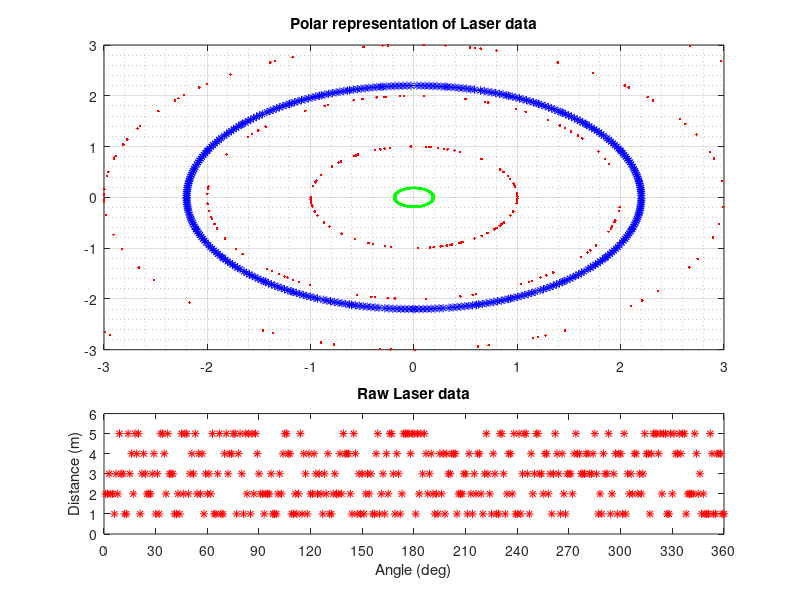

Reproduce this figure in MATLAB.
%% Create laser plots
laserFig = figure(2);
clf;

%figure config
set(laserFig,'Resize','off',...
             'ToolBar','none',...
             'Menu','none',...
             'NumberTitle','off',...
             'Name','Laser Data',...
             'OuterPosition',[0,50,680,1020]);
         
% sub plots into a 3 tall 2 wide tiling of plots
laserFigPol= subplot(3,2,1:4);
laserFigCart = subplot(3,2,5:6);

%rho and r. r is a placeholder for the laser data.
r = randi(5,1,360);
rho = 1:360;

% polar plot config and plot call
plot(laserFigPol,r.*cos(rho),r.*sin(rho),'.r',0.2.*cos(rho),0.2.*sin(rho),'g',2.2.*cos(rho),2.2.*sin(rho), '*b');
title(laserFigPol,'Polar representation of Laser data');
axis(laserFigPol,[-3 3 -3 3]);
set(laserFigPol,'Box','on',...
                'XGrid','on',...
                'YGrid','on',...
                'MinorGridLineStyle','-',...
                'XminorGrid','on',...
                'YminorGrid','on',...
                'MinorGridLineStyle',':',...
                'XTick',[-3 -2 -1 0 1 2 3],...
                'YTick',[-3 -2 -1 0 1 2 3],...
                'Tag','laserFigPol');

% cartesian config and plot call
plot(laserFigCart,rho,r,'*r');
title(laserFigCart,'Raw Laser data');
axis(laserFigCart,[0 360 0 6]);
xlabel(laserFigCart,'Angle (deg)');
ylabel(laserFigCart,'Distance (m)');
set(laserFigCart,'Box','on',...
                 'XTick',[0 30 60 90 120 150 180 210 240 270 300 330 360],...
                 'Tag','laserFigCart');
